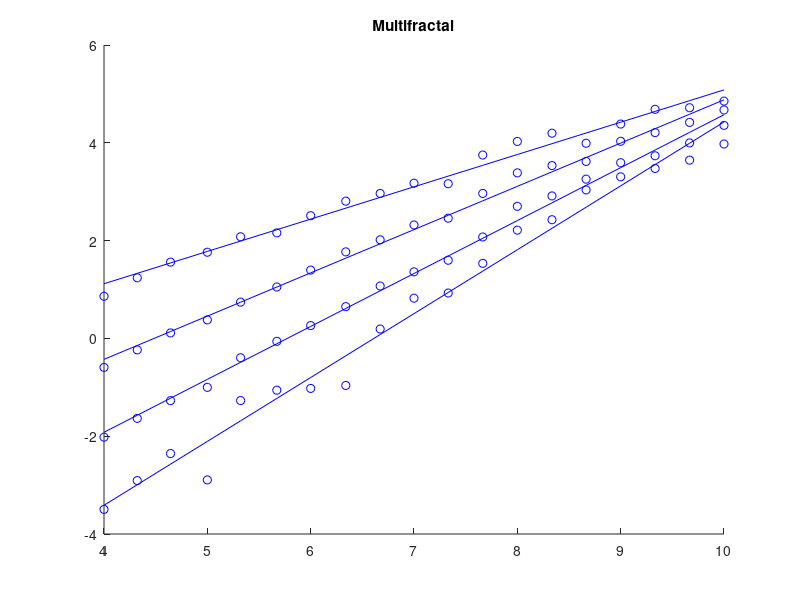
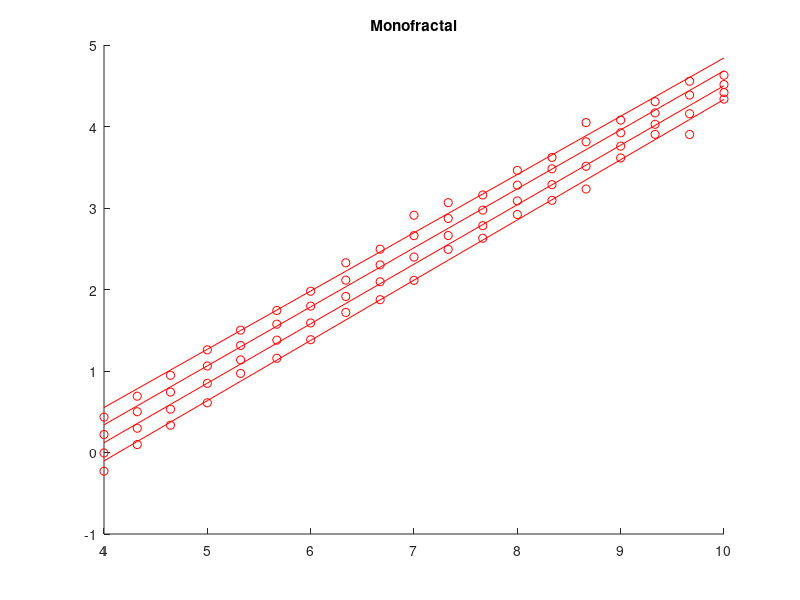
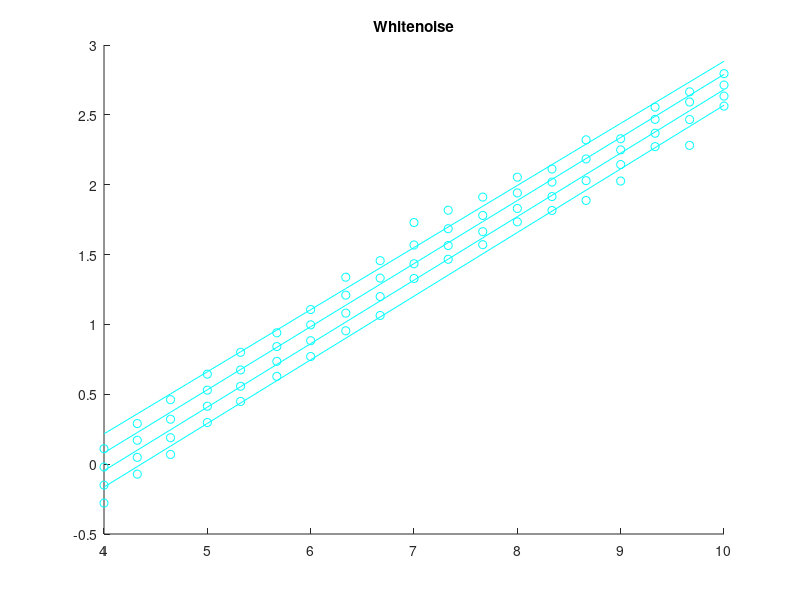
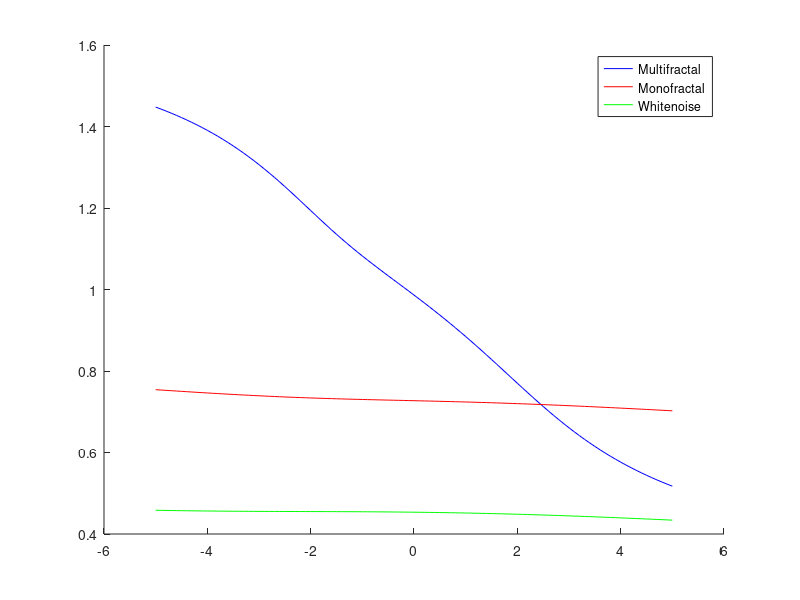

The MATLAB script that drew these images, in order:
%%
clear all
close all
load fractaldata.mat;
%%
qindex=[21,41,61,81];
X=cumsum(multifractal-mean(multifractal));
X=transpose(X);
exponents=linspace(log2(16),log2(1024),19);
scale=round(2.^exponents);
q=linspace(-5,5,101);
m=1;
qindex=[21,41,61,81];% Son las posiciones del -3,-1,1 y 3
for ns=1:length(scale)
    segments(ns)=floor(length(X)/scale(ns));
    for v=1:segments(ns)
       Idx_start=((v-1)*scale(ns))+1;
       Idx_stop=v*scale(ns);
       %X_index=[X_index Idx_start]
       Index{v,ns}=Idx_start:Idx_stop;
       X_Idx=X(Index{v,ns});
       C=polyfit(Index{v,ns},X(Index{v,ns}),m);
       fit{v,ns}=polyval(C,Index{v,ns});
       RMS{ns}(v)=sqrt(mean((X_Idx-fit{v,ns}).^2));
    end

    for nq=1:length(q)
        qRMS{ns}=RMS{ns}.^q(nq);
        Fq(nq,ns)=mean(qRMS{ns}).^(1/q(nq));
    end
    
    Fq(q==0,ns)=exp(0.5*mean(log(RMS{ns}.^2)));
    
end


for nq=1:length(q)
        C=polyfit(log2(scale),log2(Fq(nq,:)),1);
        C
        Hmu(nq)=C(1);
        qRegLine(nq,1:length(scale))=polyval(C,log2(scale));
end

X1=log2(scale);

figure;
hold on
title('Multifractal')
plot(X1,log2(Fq(qindex,:)),'Color','b','Marker','o','Linestyle','none');
plot(X1,qRegLine(qindex,:),'Color','b');
hold off

%%
X=cumsum(monofractal-mean(monofractal));
X=transpose(X);

for ns=1:length(scale)
    segments(ns)=floor(length(X)/scale(ns));
    for v=1:segments(ns)
       Idx_start=((v-1)*scale(ns))+1;
       Idx_stop=v*scale(ns);
       %X_index=[X_index Idx_start];
       Index{v,ns}=Idx_start:Idx_stop;
       X_Idx=X(Index{v,ns});
       C=polyfit(Index{v,ns},X(Index{v,ns}),m);
       fit{v,ns}=polyval(C,Index{v,ns});
       RMS{ns}(v)=sqrt(mean((X_Idx-fit{v,ns}).^2));
%        sqrt(mean((X_Idx-fit{v,ns}).^2));
%        if(RMS{ns}(v)==0)
%             ns
%             v
%             X(Index)
%             fit
%          X(Index)-fit
%             
%             sum(X(Index)-fit)
%             
%             (mean(X(Index)-fit).^2)
%             RMS{ns}(v)=0.0001;
%        end
    end

   for nq=1:length(q)
        qRMS{ns}=RMS{ns}.^q(nq);
        Fq(nq,ns)=mean(qRMS{ns}).^(1/q(nq));
    end
    
    Fq(q==0,ns)=exp(0.5*mean(log(RMS{ns}.^2)));
    
end


for nq=1:length(q)
        C=polyfit(log2(scale),log2(Fq(nq,:)),1);
        Hmo(nq)=C(1);
        qRegLine(nq,1:length(scale))=polyval(C,log2(scale));
end

X1=log2(scale);

figure;
hold on
title('Monofractal')
plot(X1,log2(Fq(qindex,:)),'Color','r','Marker','o','Linestyle','none');
plot(X1,qRegLine(qindex,:),'Color','r');
hold off

X=cumsum(whitenoise-mean(whitenoise));
X=transpose(X);
for ns=1:length(scale)
    segments(ns)=floor(length(X)/scale(ns));
    for v=1:segments(ns)
       Idx_start=((v-1)*scale(ns))+1;
       Idx_stop=v*scale(ns);
       %X_index=[X_index Idx_start];
       Index{v,ns}=Idx_start:Idx_stop;
       X_Idx=X(Index{v,ns});
       C=polyfit(Index{v,ns},X(Index{v,ns}),m);
       fit{v,ns}=polyval(C,Index{v,ns});
       RMS{ns}(v)=sqrt(mean((X_Idx-fit{v,ns}).^2));
%        sqrt(mean((X_Idx-fit{v,ns}).^2));
%        if(RMS{ns}(v)==0)
%             ns
%             v
%             X(Index)
%             fit
%          X(Index)-fit
%             
%             sum(X(Index)-fit)
%             
%             (mean(X(Index)-fit).^2)
%             RMS{ns}(v)=0.0001;
%        end
    end

   for nq=1:length(q)
        qRMS{ns}=RMS{ns}.^q(nq);
        Fq(nq,ns)=mean(qRMS{ns}).^(1/q(nq));
    end
    
    Fq(q==0,ns)=exp(0.5*mean(log(RMS{ns}.^2)));
    
end


for nq=1:length(q)
        C=polyfit(log2(scale),log2(Fq(nq,:)),1);
        Hw(nq)=C(1);
        qRegLine(nq,1:length(scale))=polyval(C,log2(scale));
end

X1=log2(scale);

figure;
hold on
title('Whitenoise')
plot(X1,log2(Fq(qindex,:)),'Color','c','Marker','o','Linestyle','none');
plot(X1,qRegLine(qindex,:),'Color','c');
hold off
figure;
hold on
plot(q,Hmu,'b');
plot(q,Hmo,'r');
plot(q,Hw,'g');
legend('Multifractal','Monofractal','Whitenoise');

hold off


   tqmu=Hmu.*q-1;
   tqmo=Hmo.*q-1;
   tqw=Hw.*q-1; 
   
   hqmu=diff(tqmu)./(q(2)-q(1));
   Dqmu=(q(1:end-1).*hqmu)-tqmu(1:end-1);
   hqmo=diff(tqmo)./(q(2)-q(1));
   Dqmo=(q(1:end-1).*hqmo)-tqmo(1:end-1);
   hqw=diff(tqw)./(q(2)-q(1));
   Dqw=(q(1:end-1).*hqw)-tqw(1:end-1);

   figure;
   subplot(1,2,1);plot(q,Hmu,'b');hold on;plot(q,Hmo,'r');hold off;hold on;plot(q,Hw,'c');hold off
   subplot(1,2,2);plot(q(1:end-1),Dqmu,'b');hold on;plot(q(1:end-1),Dqmo,'r');hold off;hold on;plot(q(1:end-1),Dqw,'c');hold off


    figure;
    plot(q,tqmu,'b');hold on; plot(q,tqmo,'r'); plot(q,tqw,'c');hold off;
    
    figure;
    plot(hqmu,Dqmu,'b');hold on;plot(hqmo,Dqmo,'r');plot(hqw,Dqw,'c');hold off
    
    
    

